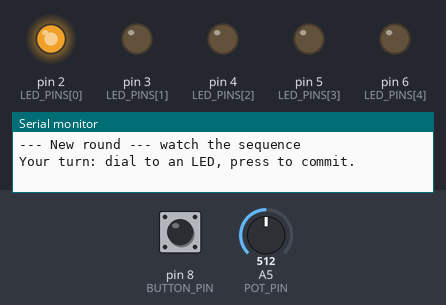
A sketch run on a simulated Arduino Uno, built with avr-gcc and run on an emulated ATmega328P. On the bench: output pins drawn as LEDs (lit = HIGH), the last lines printed to the serial monitor. Dashed ring = blinking. The test bench sets the inputs (shaded band); at power-on: pin 8 (BUTTON_PIN) HIGH, A5 (POT_PIN) = 512. Random numbers use the default seed unless the sketch sets one.

Above: at 5.4 s.
5.5 s: pin 8 (BUTTON_PIN) pulled LOW for 0.15 s
At 7.4 s:
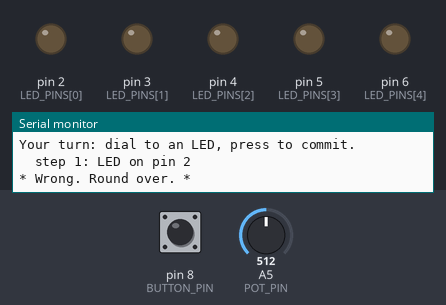
11.6 s: A5 (POT_PIN) set to 791
14.3 s: A5 (POT_PIN) set to 807
At 15.5 s:
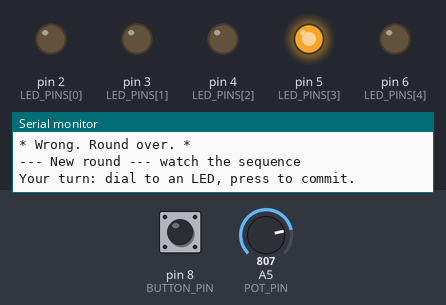
15.8 s: pin 8 (BUTTON_PIN) pulled LOW for 1 s
At 16.94 s:
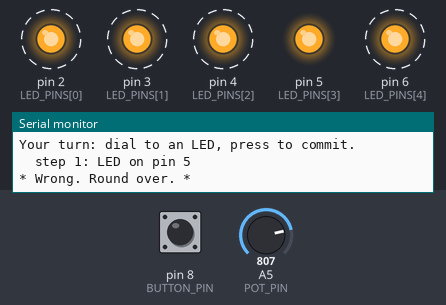
18.8 s: A5 (POT_PIN) set to 900
Timing chart, 0 to 25.4 s (numbered marks = the images above; inputs shaded):
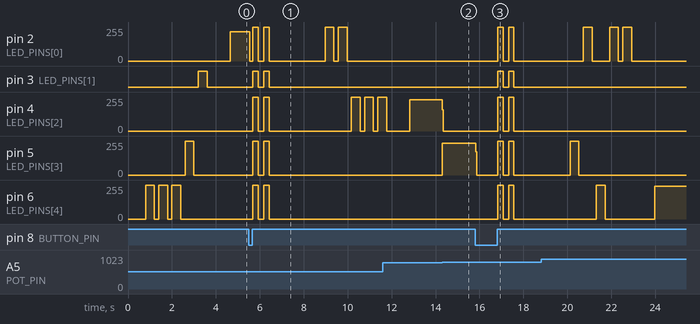

The sketch:

main.ino
```cpp
/*
  Memory game — 5 LEDs on pins 2-6, potentiometer on A5, push button on pin 8.

  Round flow:
    1. The game flashes a random sequence of 5 LEDs, one at a time.
    2. A longer dark pause, then the player's LED comes on and follows the pot.
    3. The player dials to an LED and presses; the LED blinks out to confirm.
    4. One wrong entry ends the round.

  Visual language matches the starter sketch: the pot's LED is on, and
  pressing the button turns it off.

  Wiring: button between pin 8 and GND (uses the internal pull-up).
          Leave A0 unconnected — its floating noise seeds the RNG.
*/

const uint8_t LED_PINS[] = {2, 3, 4, 5, 6};
const uint8_t LED_COUNT  = sizeof(LED_PINS) / sizeof(LED_PINS[0]);

const uint8_t POT_PIN    = A5;
const uint8_t BUTTON_PIN = 8;
const uint8_t SEED_PIN   = A0;   // must be left floating

const uint8_t SEQUENCE_LENGTH = 5;

const unsigned long FLASH_ON    = 400;  // ms an LED stays lit during playback
const unsigned long FLASH_OFF   = 200;  // ms gap between flashes
const unsigned long PHASE_PAUSE = 800;  // ms of darkness before the player's turn
const unsigned long DEBOUNCE_MS = 20;

uint8_t sequence[SEQUENCE_LENGTH];

void setup() {
  Serial.begin(9600);
  for (uint8_t i = 0; i < LED_COUNT; i++) {
    pinMode(LED_PINS[i], OUTPUT);
    digitalWrite(LED_PINS[i], LOW);
  }
  pinMode(BUTTON_PIN, INPUT_PULLUP);
  randomSeed(analogRead(SEED_PIN));
}

void loop() {
  newSequence();

  Serial.println(F("\n--- New round --- watch the sequence"));
  showSequence();

  Serial.println(F("Your turn: dial to an LED, press to commit."));
  if (playRound()) {
    Serial.println(F("* Correct! You win. *"));
    winAnimation();
  } else {
    Serial.println(F("* Wrong. Round over. *"));
    loseAnimation();
  }

  delay(1500);
}

/* ---------- LED helpers ---------- */

void allOff() {
  for (uint8_t i = 0; i < LED_COUNT; i++) digitalWrite(LED_PINS[i], LOW);
}

void allOn() {
  for (uint8_t i = 0; i < LED_COUNT; i++) digitalWrite(LED_PINS[i], HIGH);
}

void lightOnly(uint8_t index) {
  allOff();
  digitalWrite(LED_PINS[index], HIGH);
}

/* ---------- Pot reading ---------- */

// 0-99 -> 0, 100-199 -> 1, ... 400-499 -> 4, 500-599 -> 0, ... 900-1023 -> 4
uint8_t selectedLed(int potValue) {
  potValue = constrain(potValue, 0, 999);
  return (potValue / 100) % LED_COUNT;
}

/* ---------- Round logic ---------- */

void newSequence() {
  for (uint8_t i = 0; i < SEQUENCE_LENGTH; i++) {
    sequence[i] = random(LED_COUNT);
  }
}

void showSequence() {
  allOff();
  delay(800);
  for (uint8_t i = 0; i < SEQUENCE_LENGTH; i++) {
    lightOnly(sequence[i]);
    delay(FLASH_ON);
    allOff();
    delay(FLASH_OFF);   // the gap is what makes a repeated LED readable
  }
  delay(PHASE_PAUSE);   // longer beat: the sequence is over, your turn next
}

// Returns true only if all SEQUENCE_LENGTH entries matched.
bool playRound() {
  for (uint8_t step = 0; step < SEQUENCE_LENGTH; step++) {
    uint8_t entry = waitForPress();
    Serial.print(F("  step "));
    Serial.print(step + 1);
    Serial.print(F(": LED on pin "));
    Serial.println(LED_PINS[entry]);

    if (entry != sequence[step]) return false;
  }
  return true;
}

// Keeps the pot's LED lit until the button is pressed, then returns whichever
// LED was lit at the moment of the press.
uint8_t waitForPress() {
  waitForRelease();

  uint8_t selected = 0;
  while (true) {
    selected = selectedLed(analogRead(POT_PIN));

    if (digitalRead(BUTTON_PIN) == LOW) {
      delay(DEBOUNCE_MS);
      if (digitalRead(BUTTON_PIN) == LOW) break;   // settled, it's a real press
    }
    lightOnly(selected);
  }

  allOff();          // the LED blinking out is the confirmation
  waitForRelease();
  return selected;
}

void waitForRelease() {
  while (digitalRead(BUTTON_PIN) == LOW) { }
  delay(DEBOUNCE_MS);
}

/* ---------- Feedback animations ---------- */
void winAnimation() {
  allOff();
  delay(200);
  for (int8_t i = LED_COUNT - 1; i >= 0; i--) {   // fill in, one end to the other
    digitalWrite(LED_PINS[i], HIGH);
    delay(120);
  }
  delay(400);
  for (uint8_t i = 0; i < LED_COUNT; i++) {       // empty out, same direction
    digitalWrite(LED_PINS[i], LOW);
    delay(120);
  }
}

void loseAnimation() {
  for (uint8_t blink = 0; blink < 2; blink++) {
    allOn();
    delay(250);
    allOff();
    delay(250);
  }
}
```

Measured:
- the behaviour switches between 799 and 800 on A5 (POT_PIN) (found by bisection; images 1 and 2)
- after the input at 5.5 s, pin 2 (LED_PINS[0]): 221/255 → 0/255 at once, → 255/255 0.13 s later, → 0/255 0.25 s later, → 255/255 0.25 s later, … (9 changes in this stretch); pin 3 (LED_PINS[1]): alternates HIGH for 0.25 s and LOW for 0.25 s, 4 changes in all, then stays LOW, starting after 0.17 s
- after the input at 14.3 s, pin 4 (LED_PINS[2]): 234/255 → 0/255 at once; pin 5 (LED_PINS[3]): 0/255 → 240/255 at once
- after the input at 15.8 s, pin 2 (LED_PINS[0]): alternates 255/255 for 0.25 s and 0/255 for 0.25 s, 4 changes in all, then stays 0/255, starting after 1.0 s; pin 3 (LED_PINS[1]): alternates HIGH for 0.25 s and LOW for 0.25 s, 4 changes in all, then stays LOW, starting after 1.0 s
- by itself, pin 6 (LED_PINS[4]): alternates 255/255 for 0.40 s and 0/255 for 0.20 s, 6 changes in all, then stays 0/255
